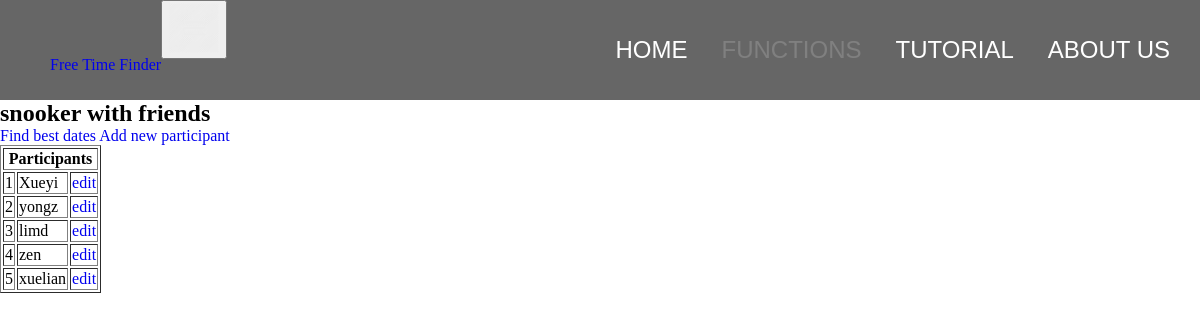
Page /find_event?event_id=7 on the committed database.
### main.py (models this page shows, shortened)
class Event(db.Model):
    id = db.Column(db.Integer, primary_key=True)
    title = db.Column(db.String(100))
    dates = db.relationship("Date", cascade="all, delete-orphan", backref="event")
    people = db.relationship("Person", cascade="all, delete-orphan", backref="event")

class Person(db.Model):
    id = db.Column(db.Integer, primary_key=True)
    name = db.Column(db.String(50))
    event_id = db.Column(db.Integer, db.ForeignKey("event.id"))
    busy_dates = db.relationship("Busy_date", cascade="all, delete-orphan", backref="person")

### main.py (the view)
@app.route("/find_event")
def find_event():
    if request.args.get("event_id") != None:
        event_id = request.args.get("event_id")
        event = Event.query.filter_by(id=event_id).first()
        return render_template("event_page.html", event=event, n_people=len(event.people))
    else:
        return render_template("find_event.html")

### templates/event_page.html (shortened to what this page needs)
{% extends "base.html" %}
{% block navright %}
<li><a href="/">Home</a></li>
<li><a href="/functions" class="active">Functions</a></li>
<li><a href="/tutorial">Tutorial</a></li>
<li><a href="/about">About Us</a></li>
{% endblock %}
{% block content %}
<h2>{{event.title}}</h2>
<a href="/find_best_dates?id={{event.id}}">Find best dates</a>
<a href="/add_new_participant?event_id={{event.id}}">Add new participant</a>
<table border="1">
    <th colspan="3">Participants</th>
    {% for i in range(0, n_people) %}
    <tr>
        <td>
            {{i+1}}
        </td>
        <td>
            {{event.people[i].name}}
        </td>
        <td>
            <a href="/edit_participant?person_id={{event.people[i].id}}">edit</a>
        </td>
    </tr>
    {% endfor %}
</table>
{% endblock %}

### static/css/main.css (style rules this page uses)
body { background-color:white; }
* { margin:0px; list-style: none; }
a { text-decoration: none; }
#navright li { display:inline; }
#navright a { color:white; font-size:1.5em; margin-right:30px; text-transform: uppercase; text-decoration: none; transition: color 0.1s; font-family: 'Poppins', sans-serif; }
#navright .active { color:grey; }

### rows in the picture
Event: title "snooker with friends"
Person: name "Xueyi"
Person: name "yongz"
Person: name "limd"
Person: name "zen"
Person: name "xuelian"

### other values in the picture
{{ i+1 }} "1" "2" "3" "4" "5"
